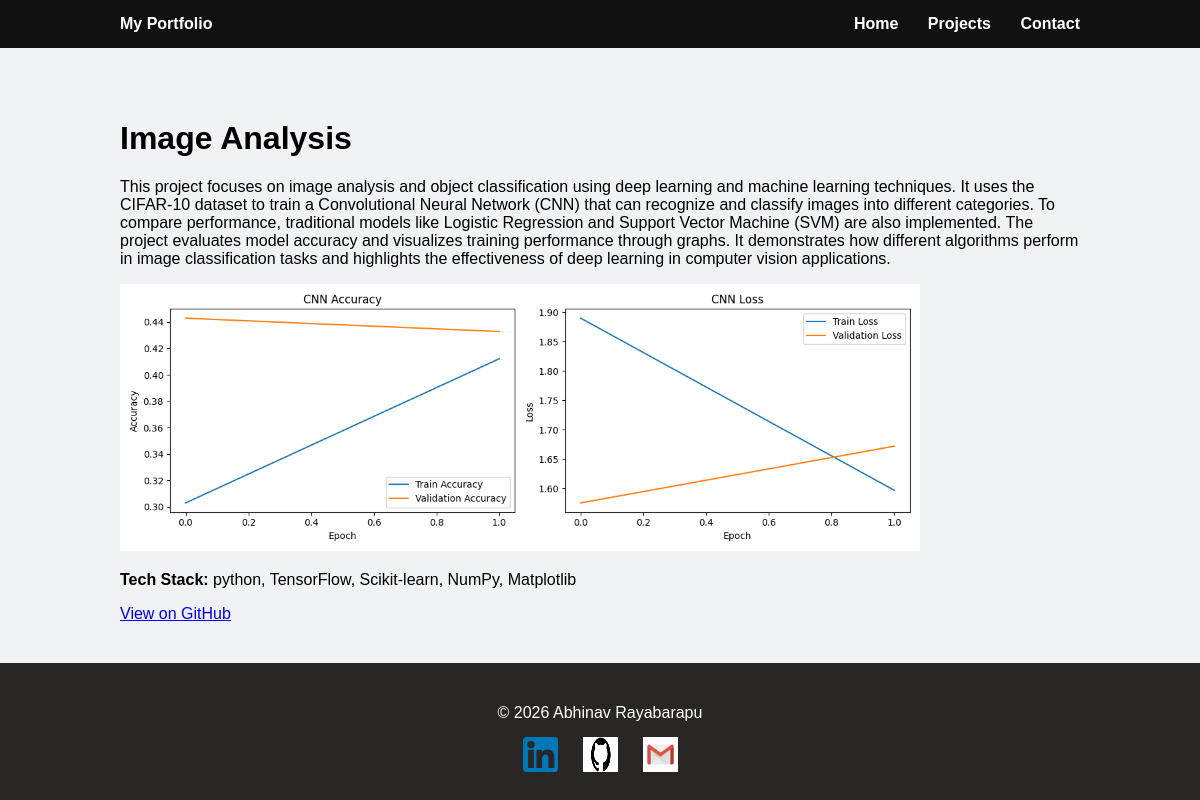
The app's page /projects/2/ with its own data.
### projects/models.py (models this page shows, shortened)
class Project(models.Model):
    title = models.CharField(max_length=200)
    description = models.TextField()
    tech_stack = models.CharField(max_length=200)
    github_link = models.URLField()
    image = models.ImageField(upload_to='project_images/', blank=True, null=True)
    created_at = models.DateTimeField(auto_now_add=True)

### projects/views.py (the view)
# urls.py: path('<int:id>/', views.project_detail, name='project_detail'),
def project_detail(request, id):
    project = get_object_or_404(Project, id=id)
    return render(request, 'projects/project_detail.html', {'project': project})

### projects/templates/projects/project_detail.html
{% extends "base.html" %}
{% block content %}
<h1>{{ project.title }}</h1>
<p style="
    font-size:18px;
    line-height:1.8;
    margin-top:20px;
    color:#333;
">{{ project.description|linebreaks }}</p>
{% if project.image %}
    <img src="{{ project.image.url }}" width="800" >
{% endif %}
<p><strong>Tech Stack:</strong> {{ project.tech_stack }}</p>
<a href="{{ project.github_link }}">View on GitHub</a>
{% endblock %}

### templates/base.html (style rules this page uses)
body { font-family: Arial, sans-serif; margin: 0; padding: 0; background-color: #f0f2f5; }

### records on screen
Project: title "Image Analysis", description "This project focuses on image analysis and object classification using deep learning and machine learning techniques. It uses the CIFAR-10 dataset to train a Convolutional Neural Network (CNN) that can recognize and classify images into different categories. To compare performance, traditional models like Logistic Regression and Support Vector Machine (SVM) are also implemented. The project evaluates model accuracy and visualizes training performance through graphs. It demonstrates how different algorithms perform in image classification tasks and highlights the effectiveness of deep learning in computer vision applications.", image (picture), tech_stack "python, TensorFlow, Scikit-learn, NumPy, Matplotlib"
